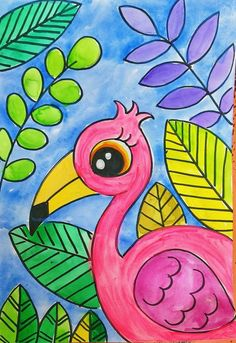
#> input picture bird.png, 236 x 343 px
$ jupyter execute edgedetection.ipynb   (older library calls are emulated)
#> lines starting #> are read from the running program, lines starting #| are printed output that depends on the picture
## Name: HEMNATH R
## Register Number: 212224240057
## Ex 6- Edge-detection-opencv

[cell 1]
import cv2
import numpy as np
import matplotlib.pyplot as plt

[cell 2]
image = cv2.imread('bird.png')  # Replace with your image path
#> image is the input picture: shape (343, 236, 3); mean B, G, R 139.7, 142.2, 141.7
gray_image = cv2.cvtColor(image, cv2.COLOR_BGR2GRAY)
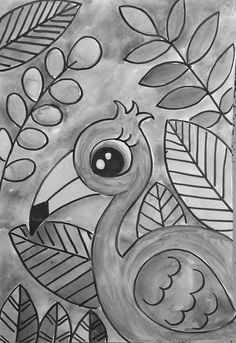
#> gray_image: shape (343, 236); min 1, max 252, mean 141.7
plt.imshow(cv2.cvtColor(image, cv2.COLOR_BGR2RGB))
plt.title('Original Image')
plt.axis('off')

[cell 3]
sobel_x = cv2.Sobel(gray_image, cv2.CV_64F, 1, 0, ksize=5)  # Sobel in x direction
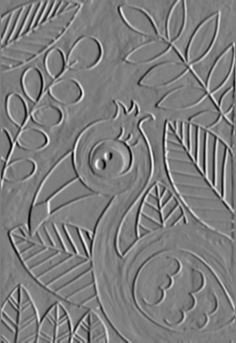
#> sobel_x: shape (343, 236) float64; min -8215, max 8390, mean 6.9; drawn with min black and max white
sobel_y = cv2.Sobel(gray_image, cv2.CV_64F, 0, 1, ksize=5)  # Sobel in y direction
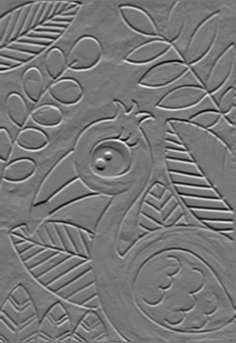
#> sobel_y: shape (343, 236) float64; min -8335, max 9414, mean -15; drawn with min black and max white
sobel_combined = cv2.magnitude(sobel_x, sobel_y)  # Combine both directions
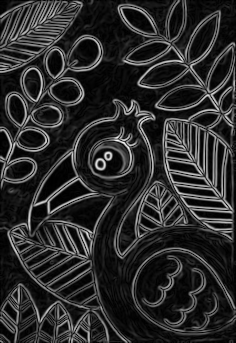
#> sobel_combined: shape (343, 236) float64; min 0, max 9511.4, mean 1642.9; drawn with min black and max white
plt.imshow(sobel_combined, cmap='gray')
plt.title('Sobel Edge Detection')
plt.axis('off')

[cell 4]
laplacian = cv2.Laplacian(gray_image, cv2.CV_64F)
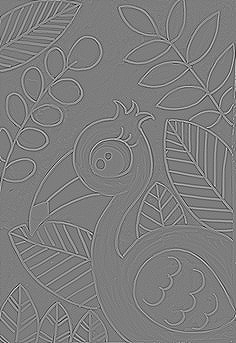
#> laplacian: shape (343, 236) float64; min -436, max 447, mean 0; drawn with min black and max white
plt.imshow(laplacian, cmap='gray')
plt.title('Laplacian Edge Detection')
plt.axis('off')

[cell 5]
canny_edges = cv2.Canny(gray_image, 50, 150)
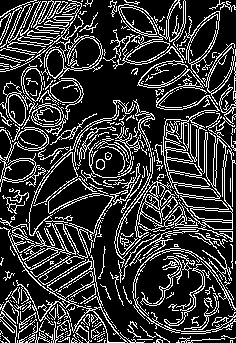
#> canny_edges: shape (343, 236); 21.7% white in thin lines or dots
plt.imshow(canny_edges, cmap='gray')
plt.title('Canny Edge Detection')
plt.axis('off')

[cell 6]
image = cv2.imread("bird.png")

gray = cv2.cvtColor(image, cv2.COLOR_BGR2GRAY)
prewitt_x = np.array([[1, 0, -1],
                      [1, 0, -1],
                      [1, 0, -1]])

prewitt_y = np.array([[1, 1, 1],
                      [0, 0, 0],
                      [-1, -1, -1]])

prewitt_x_edge = cv2.filter2D(gray, -1, prewitt_x)
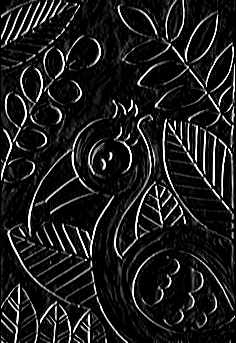
#> prewitt_x_edge: shape (343, 236); min 0, max 255, mean 29
prewitt_y_edge = cv2.filter2D(gray, -1, prewitt_y)
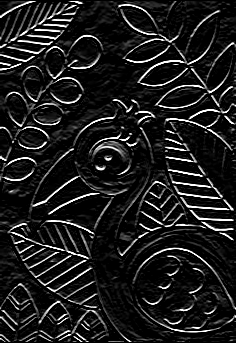
#> prewitt_y_edge: shape (343, 236); min 0, max 255, mean 29.6
prewitt = cv2.magnitude(prewitt_x_edge.astype(np.float32),
                        prewitt_y_edge.astype(np.float32))
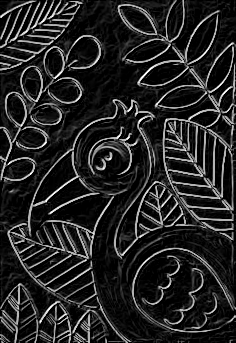
#> prewitt: shape (343, 236) float32; min 0, max 360.6, mean 51.9; drawn with min black and max white

plt.imshow(canny_edges, cmap='gray')
plt.title('Prewitt Edge Detection')
plt.axis('off')

[cell 7]
roberts_x = np.array([[1, 0],
                      [0, -1]])

roberts_y = np.array([[0, 1],
                      [-1, 0]])

roberts_x_edge = cv2.filter2D(gray, -1, roberts_x)
roberts_y_edge = cv2.filter2D(gray, -1, roberts_y)
roberts = cv2.magnitude(roberts_x_edge.astype(np.float32),
                        roberts_y_edge.astype(np.float32))
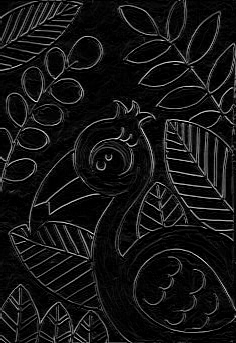
#> roberts: shape (343, 236) float32; min 0, max 248.7, mean 19.8
plt.imshow(canny_edges, cmap='gray')
plt.title('Roberts Edge Detection')
plt.axis('off')
